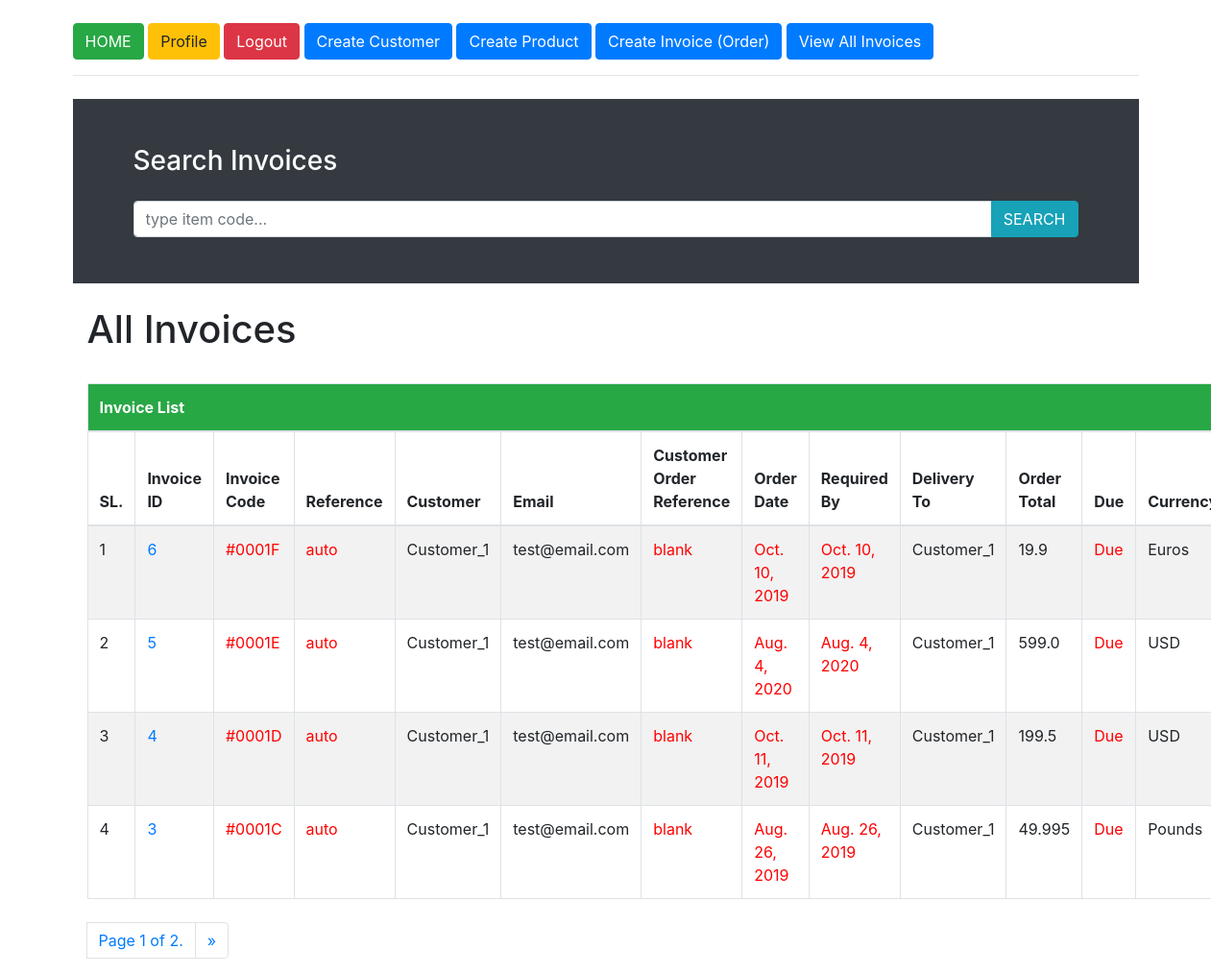
Page /view_all_invoices/ (signed in) on the committed database.
### products_invoices/models.py (models this page shows, shortened)
class Invoice(models.Model):
    CURRENCIES = (
        ('Euros', 'Euros'),
        ('USD', 'USD'),
        ('Pounds', 'Pounds'),
    )
    customer = models.ForeignKey(Customer, on_delete=models.CASCADE)
    currency = models.CharField(max_length=20, choices=CURRENCIES, default='Euros')
    date = models.DateField(null=True, blank=True)
    item_code = models.CharField(max_length=10)
    item_description = models.OneToOneField(Product, on_delete=models.CASCADE)
    quantity = models.PositiveSmallIntegerField(default=1)
    unit_price = models.FloatField(default=0.00)
    discount = models.FloatField()
    class Meta:
        ordering = ['-id']
    @property
    def total(self):
        total_price = self.quantity * self.unit_price - (self.discount / 100)
        return total_price

class Customer(models.Model):
    customer_name = models.CharField(max_length=150)
    address = models.CharField(max_length=150)
    email = models.EmailField(null=True, blank=True)
    class Meta:
        ordering = ['-id']

### products_invoices/views.py (the view)
# urls.py: path('view_all_invoices/', view_all_invoices, name='view_all_invoices'),
@login_required(login_url='login')
def view_all_invoices(request, ):
    all_invoices = Invoice.objects.all()
    query = request.GET.get('q')
    if query:
        all_invoices = all_invoices.filter(Q(item_code__icontains=query)).distinct()
    paginator = Paginator(all_invoices, 4)
    page = request.GET.get('page')
    all_invoices_paginator_data = paginator.get_page(page)
    template = 'products_invoices/all_invoices.html'
    context = {
        'all_invoices': all_invoices,
        'all_invoices_paginator_data': all_invoices_paginator_data,
    }
    return render(request, template, context)

### templates/products_invoices/all_invoices.html (shortened to what this page needs)
{% extends 'base.html' %}
{% block content %}
    <div class="bg-dark p-5 my-4">
        <div class="container">
            <h3 class="text-white mb-4">Search Invoices</h3>
            <form class="search" action="" method="GET">
                <div class="input-group">
                    <input type="text" class="form-control" name='q' placeholder="type item code..."
                        aria-label="Recipient's username" aria-describedby="basic-addon2">
                    <div class="input-group-append">
                        <button type="submit" class="btn btn-info" class="searchButton">
                            SEARCH
                        </button>
                    </div>
                </div>
            </form>
        </div>
    </div>
    <div class="col-md-12">
        <h1>All Invoices</h1>
        <br>
        <table class="table table-striped table-bordered table-hover mb-4">
            <thead>
                <tr class="bg-success text-white">
                    <th colspan="14">Invoice List</th>
                </tr>
                <tr>
                    <th>SL.</th>
                    <th>Invoice ID</th>
                    <th>Invoice Code</th>
                    <th>Reference</th>
                    <th>Customer</th>
                    <th>Email</th>
                    <th>Customer Order Reference</th>
                    <th>Order Date</th>
                    <th>Required By</th>
                    <th>Delivery To</th>
                    <th>Order Total</th>
                    <th>Due</th>
                    <th>Currency</th>
                </tr>
            </thead>
            <tbody>
                {% for invoice in all_invoices_paginator_data %}
                    <tr>
                        <td>{{ forloop.counter }}</td>
                        <td>
                            <a href="{% url 'products_invoices:single_invoice_details' invoice.id %}">{{ invoice.id }}</a>
                        </td>
                        <td style="color: red">{{ invoice.item_code }}</td>
                        <td style="color: red">auto</td>
                        <td>{{ invoice.customer.customer_name }}</td>
                        <td>{{ invoice.customer.email }}</td>
                        <td style="color: red">blank</td>
                        <td style="color: red">{{ invoice.date }}</td>
                        <td style="color: red">{{ invoice.date }}</td>
                        <td>{{ invoice.customer.customer_name }}</td>
                        <td>{{ invoice.total }}</td>
                        <td style="color: red">Due</td>
                        <td>{{ invoice.currency }}</td>
                    </tr>
                {% endfor %}
            </tbody>
        </table>
            <ul class="pagination">
                <li class="page-item">
                    <a class="page-link" href="#">Page {{ all_invoices_paginator_data.number }} of
                        {{ all_invoices_paginator_data.paginator.num_pages }}.</a>
                </li>
                <li class="page-item">
                    {% if all_invoices_paginator_data.has_next %}
                        <a class="page-link" href="?page={{ all_invoices_paginator_data.next_page_number }}" aria-label="Next">
                            <span aria-hidden="true">&raquo;</span>
                        </a>
                    {% endif %}
                </li>
            </ul>
        </div>
{% endblock %}

### rows in the picture
Invoice: id "6", item_code "#0001F", customer.customer_name "Customer_1", customer.email "test@email.com", date "Oct. 10, 2019", total "19.9", currency "Euros"
Invoice: id "5", item_code "#0001E", customer.customer_name "Customer_1", customer.email "test@email.com", date "Aug. 4, 2020", total "599.0", currency "USD"
Invoice: id "4", item_code "#0001D", customer.customer_name "Customer_1", customer.email "test@email.com", date "Oct. 11, 2019", total "199.5", currency "USD"
Invoice: id "3", item_code "#0001C", customer.customer_name "Customer_1", customer.email "test@email.com", date "Aug. 26, 2019", total "49.995", currency "Pounds"

### other values in the picture
{{ all_invoices_paginator_data.number }} "1"
{{ all_invoices_paginator_data.paginator.num_pages }} "2"
